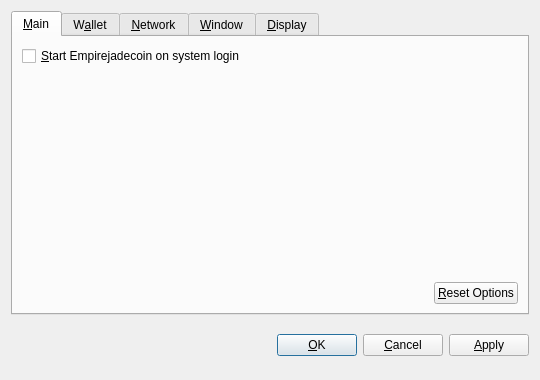
<?xml version="1.0" encoding="UTF-8"?>
<ui version="4.0">
 <class>OptionsDialog</class>
 <widget class="QDialog" name="OptionsDialog">
  <property name="geometry">
   <rect>
    <x>0</x>
    <y>0</y>
    <width>540</width>
    <height>380</height>
   </rect>
  </property>
  <property name="windowTitle">
   <string>Options</string>
  </property>
  <property name="modal">
   <bool>true</bool>
  </property>
  <layout class="QVBoxLayout" name="verticalLayout">
   <item>
    <widget class="QTabWidget" name="tabWidget">
     <property name="tabPosition">
      <enum>QTabWidget::North</enum>
     </property>
     <property name="currentIndex">
      <number>0</number>
     </property>
     <widget class="QWidget" name="tabMain">
      <attribute name="title">
       <string>&amp;Main</string>
      </attribute>
      <layout class="QVBoxLayout" name="verticalLayout_Main">
       <item>
        <widget class="QCheckBox" name="bitcoinAtStartup">
         <property name="toolTip">
          <string>Automatically start Empirejadecoin after logging in to the system.</string>
         </property>
         <property name="text">
          <string>&amp;Start Empirejadecoin on system login</string>
         </property>
        </widget>
       </item>
       <item>
        <spacer name="verticalSpacer_Main">
         <property name="orientation">
          <enum>Qt::Vertical</enum>
         </property>
         <property name="sizeHint" stdset="0">
          <size>
           <width>20</width>
           <height>40</height>
          </size>
         </property>
        </spacer>
       </item>
       <item>
        <layout class="QHBoxLayout" name="horizontalLayout_2_Main">
         <item>
          <spacer name="horizontalSpacer_2_Main">
           <property name="orientation">
            <enum>Qt::Horizontal</enum>
           </property>
           <property name="sizeHint" stdset="0">
            <size>
             <width>40</width>
             <height>20</height>
            </size>
           </property>
          </spacer>
         </item>
         <item>
          <widget class="QPushButton" name="resetButton">
           <property name="toolTip">
            <string>Reset all client options to default.</string>
           </property>
           <property name="text">
            <string>&amp;Reset Options</string>
           </property>
           <property name="autoDefault">
            <bool>false</bool>
           </property>
          </widget>
         </item>
        </layout>
       </item>
      </layout>
     </widget>
     <widget class="QWidget" name="tabWallet">
      <attribute name="title">
       <string>W&amp;allet</string>
      </attribute>
      <layout class="QVBoxLayout" name="verticalLayout_Network">
       <item>
        <widget class="QLabel" name="transactionFeeInfoLabel">
         <property name="text">
          <string>Optional transaction fee per kB that helps make sure your transactions are processed quickly. Most transactions are 1 kB.</string>
         </property>
         <property name="textFormat">
          <enum>Qt::PlainText</enum>
         </property>
         <property name="wordWrap">
          <bool>true</bool>
         </property>
        </widget>
       </item>
       <item>
        <layout class="QHBoxLayout" name="horizontalLayout_1_Main">
         <item>
          <widget class="QLabel" name="transactionFeeLabel">
           <property name="text">
            <string>Pay transaction &amp;fee</string>
           </property>
           <property name="textFormat">
            <enum>Qt::PlainText</enum>
           </property>
           <property name="buddy">
            <cstring>transactionFee</cstring>
           </property>
          </widget>
         </item>
         <item>
          <widget class="BitcoinAmountField" name="transactionFee"/>
         </item>
         <item>
          <spacer name="horizontalSpacer_1_Main">
           <property name="orientation">
            <enum>Qt::Horizontal</enum>
           </property>
           <property name="sizeHint" stdset="0">
            <size>
             <width>40</width>
             <height>20</height>
            </size>
           </property>
          </spacer>
         </item>
        </layout>
       </item>
       <item>
        <widget class="QLabel" name="label">
         <property name="text">
          <string>If you disable the spending of unconfirmed change, the change from a transaction cannot be used until that transaction has at least one confirmation. This also affects how your balance is computed.</string>
         </property>
         <property name="wordWrap">
          <bool>true</bool>
         </property>
        </widget>
       </item>
       <item>
        <widget class="QCheckBox" name="spendZeroConfChange">
         <property name="text">
          <string>Spend unconfirmed change  (experts only)</string>
         </property>
        </widget>
       </item>
       <item>
        <spacer name="verticalSpacer">
         <property name="orientation">
          <enum>Qt::Vertical</enum>
         </property>
         <property name="sizeHint" stdset="0">
          <size>
           <width>20</width>
           <height>40</height>
          </size>
         </property>
        </spacer>
       </item>
      </layout>
     </widget>
     <widget class="QWidget" name="tabNetwork">
      <attribute name="title">
       <string>&amp;Network</string>
      </attribute>
      <layout class="QVBoxLayout" name="verticalLayout_Network">
       <item>
        <widget class="QCheckBox" name="mapPortUpnp">
         <property name="toolTip">
          <string>Automatically open the Empirejadecoin client port on the router. This only works when your router supports UPnP and it is enabled.</string>
         </property>
         <property name="text">
          <string>Map port using &amp;UPnP</string>
         </property>
        </widget>
       </item>
       <item>
        <widget class="QCheckBox" name="connectSocks">
         <property name="toolTip">
          <string>Connect to the Empirejadecoin network through a SOCKS proxy (e.g. when connecting through Tor).</string>
         </property>
         <property name="text">
          <string>&amp;Connect through SOCKS proxy:</string>
         </property>
        </widget>
       </item>
       <item>
        <layout class="QHBoxLayout" name="horizontalLayout_Network">
         <item>
          <widget class="QLabel" name="proxyIpLabel">
           <property name="text">
            <string>Proxy &amp;IP:</string>
           </property>
           <property name="textFormat">
            <enum>Qt::PlainText</enum>
           </property>
           <property name="buddy">
            <cstring>proxyIp</cstring>
           </property>
          </widget>
         </item>
         <item>
          <widget class="QValidatedLineEdit" name="proxyIp">
           <property name="maximumSize">
            <size>
             <width>140</width>
             <height>16777215</height>
            </size>
           </property>
           <property name="toolTip">
            <string>IP address of the proxy (e.g. 127.0.0.1)</string>
           </property>
          </widget>
         </item>
         <item>
          <widget class="QLabel" name="proxyPortLabel">
           <property name="text">
            <string>&amp;Port:</string>
           </property>
           <property name="textFormat">
            <enum>Qt::PlainText</enum>
           </property>
           <property name="buddy">
            <cstring>proxyPort</cstring>
           </property>
          </widget>
         </item>
         <item>
          <widget class="QLineEdit" name="proxyPort">
           <property name="maximumSize">
            <size>
             <width>55</width>
             <height>16777215</height>
            </size>
           </property>
           <property name="toolTip">
            <string>Port of the proxy (e.g. 9050)</string>
           </property>
          </widget>
         </item>
         <item>
          <widget class="QLabel" name="socksVersionLabel">
           <property name="text">
            <string>SOCKS &amp;Version:</string>
           </property>
           <property name="textFormat">
            <enum>Qt::PlainText</enum>
           </property>
           <property name="buddy">
            <cstring>socksVersion</cstring>
           </property>
          </widget>
         </item>
         <item>
          <widget class="QValueComboBox" name="socksVersion">
           <property name="toolTip">
            <string>SOCKS version of the proxy (e.g. 5)</string>
           </property>
          </widget>
         </item>
         <item>
          <spacer name="horizontalSpacer_Network">
           <property name="orientation">
            <enum>Qt::Horizontal</enum>
           </property>
           <property name="sizeHint" stdset="0">
            <size>
             <width>40</width>
             <height>20</height>
            </size>
           </property>
          </spacer>
         </item>
        </layout>
       </item>
       <item>
        <spacer name="verticalSpacer_Network">
         <property name="orientation">
          <enum>Qt::Vertical</enum>
         </property>
         <property name="sizeHint" stdset="0">
          <size>
           <width>20</width>
           <height>40</height>
          </size>
         </property>
        </spacer>
       </item>
      </layout>
     </widget>
     <widget class="QWidget" name="tabWindow">
      <attribute name="title">
       <string>&amp;Window</string>
      </attribute>
      <layout class="QVBoxLayout" name="verticalLayout_Window">
       <item>
        <widget class="QCheckBox" name="minimizeToTray">
         <property name="toolTip">
          <string>Show only a tray icon after minimizing the window.</string>
         </property>
         <property name="text">
          <string>&amp;Minimize to the tray instead of the taskbar</string>
         </property>
        </widget>
       </item>
       <item>
        <widget class="QCheckBox" name="minimizeOnClose">
         <property name="toolTip">
          <string>Minimize instead of exit the application when the window is closed. When this option is enabled, the application will be closed only after selecting Quit in the menu.</string>
         </property>
         <property name="text">
          <string>M&amp;inimize on close</string>
         </property>
        </widget>
       </item>
       <item>
        <spacer name="verticalSpacer_Window">
         <property name="orientation">
          <enum>Qt::Vertical</enum>
         </property>
         <property name="sizeHint" stdset="0">
          <size>
           <width>20</width>
           <height>40</height>
          </size>
         </property>
        </spacer>
       </item>
      </layout>
     </widget>
     <widget class="QWidget" name="tabDisplay">
      <attribute name="title">
       <string>&amp;Display</string>
      </attribute>
      <layout class="QVBoxLayout" name="verticalLayout_Display">
       <item>
        <layout class="QHBoxLayout" name="horizontalLayout_1_Display">
         <item>
          <widget class="QLabel" name="langLabel">
           <property name="text">
            <string>User Interface &amp;language:</string>
           </property>
           <property name="textFormat">
            <enum>Qt::PlainText</enum>
           </property>
           <property name="buddy">
            <cstring>lang</cstring>
           </property>
          </widget>
         </item>
         <item>
          <widget class="QValueComboBox" name="lang">
           <property name="toolTip">
            <string>The user interface language can be set here. This setting will take effect after restarting Empirejadecoin.</string>
           </property>
          </widget>
         </item>
        </layout>
       </item>
       <item>
        <layout class="QHBoxLayout" name="horizontalLayout_2_Display">
         <item>
          <widget class="QLabel" name="unitLabel">
           <property name="text">
            <string>&amp;Unit to show amounts in:</string>
           </property>
           <property name="textFormat">
            <enum>Qt::PlainText</enum>
           </property>
           <property name="buddy">
            <cstring>unit</cstring>
           </property>
          </widget>
         </item>
         <item>
          <widget class="QValueComboBox" name="unit">
           <property name="toolTip">
            <string>Choose the default subdivision unit to show in the interface and when sending coins.</string>
           </property>
          </widget>
         </item>
        </layout>
       </item>
       <item>
        <widget class="QCheckBox" name="displayAddresses">
         <property name="toolTip">
          <string>Whether to show Empirejadecoin addresses in the transaction list or not.</string>
         </property>
         <property name="text">
          <string>&amp;Display addresses in transaction list</string>
         </property>
        </widget>
       </item>
       <item>
        <widget class="QCheckBox" name="coinControlFeatures">
         <property name="toolTip">
          <string>Whether to show coin control features or not.</string>
         </property>
         <property name="text">
          <string>Display coin &amp;control features (experts only!)</string>
         </property>
        </widget>
       </item>
       <item>
        <spacer name="verticalSpacer_Display">
         <property name="orientation">
          <enum>Qt::Vertical</enum>
         </property>
         <property name="sizeHint" stdset="0">
          <size>
           <width>20</width>
           <height>40</height>
          </size>
         </property>
        </spacer>
       </item>
      </layout>
     </widget>
    </widget>
   </item>
   <item>
    <layout class="QHBoxLayout" name="horizontalLayout_Buttons">
     <item>
      <spacer name="horizontalSpacer_1">
       <property name="orientation">
        <enum>Qt::Horizontal</enum>
       </property>
       <property name="sizeHint" stdset="0">
        <size>
         <width>40</width>
         <height>48</height>
        </size>
       </property>
      </spacer>
     </item>
     <item>
      <widget class="QLabel" name="statusLabel">
       <property name="font">
        <font>
         <weight>75</weight>
         <bold>true</bold>
        </font>
       </property>
       <property name="text">
        <string/>
       </property>
       <property name="textFormat">
        <enum>Qt::PlainText</enum>
       </property>
       <property name="wordWrap">
        <bool>true</bool>
       </property>
      </widget>
     </item>
     <item>
      <spacer name="horizontalSpacer_2">
       <property name="orientation">
        <enum>Qt::Horizontal</enum>
       </property>
       <property name="sizeHint" stdset="0">
        <size>
         <width>40</width>
         <height>48</height>
        </size>
       </property>
      </spacer>
     </item>
     <item>
      <widget class="QPushButton" name="okButton">
       <property name="text">
        <string>&amp;OK</string>
       </property>
      </widget>
     </item>
     <item>
      <widget class="QPushButton" name="cancelButton">
       <property name="text">
        <string>&amp;Cancel</string>
       </property>
       <property name="autoDefault">
        <bool>false</bool>
       </property>
      </widget>
     </item>
     <item>
      <widget class="QPushButton" name="applyButton">
       <property name="text">
        <string>&amp;Apply</string>
       </property>
       <property name="autoDefault">
        <bool>false</bool>
       </property>
      </widget>
     </item>
    </layout>
   </item>
  </layout>
 </widget>
 <customwidgets>
  <customwidget>
   <class>BitcoinAmountField</class>
   <extends>QSpinBox</extends>
   <header>bitcoinamountfield.h</header>
  </customwidget>
  <customwidget>
   <class>QValueComboBox</class>
   <extends>QComboBox</extends>
   <header>qvaluecombobox.h</header>
  </customwidget>
  <customwidget>
   <class>QValidatedLineEdit</class>
   <extends>QLineEdit</extends>
   <header>qvalidatedlineedit.h</header>
  </customwidget>
 </customwidgets>
 <resources/>
 <connections/>
</ui>
